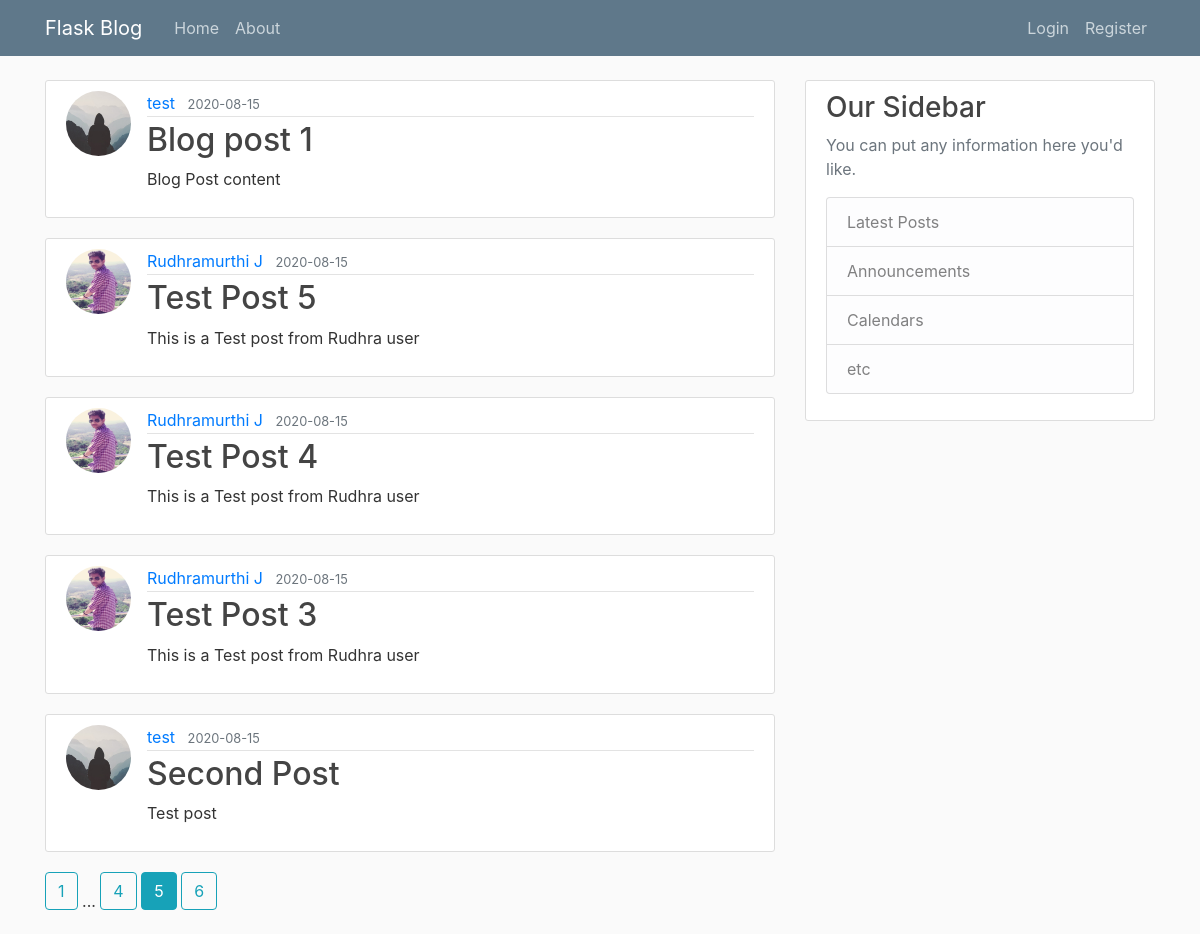
/home?page=5, run on the app's committed database.
### flaskblog/models.py (models this page shows, shortened)
class Post(db.Model):
    id = db.Column(db.Integer, primary_key=True)
    title = db.Column(db.String(100), nullable=False)
    date_posted = db.Column(db.DateTime, nullable=False, default=datetime.utcnow)
    content = db.Column(db.Text, nullable=False)
    user_id = db.Column(db.Integer, db.ForeignKey('user.id'), nullable=False)

class User(db.Model, UserMixin):
    id = db.Column(db.Integer, primary_key=True)
    username = db.Column(db.String(20), unique=True, nullable=False)
    email = db.Column(db.String(120), unique=True, nullable=False)
    image_file = db.Column(db.String(20), nullable=False, default='default.jpg')
    password = db.Column(db.String(60), nullable=False)
    posts = db.relationship('Post', backref='author', lazy=True)

### flaskblog/routes.py (the view)
@app.route('/')
@app.route('/home')
def home():
    page = request.args.get('page', 1, type=int)
    posts = Post.query.order_by(Post.date_posted.desc()).paginate(page=page, per_page=5)
    return render_template("home.html", posts=posts)

### flaskblog/Templates/home.html
{% extends "layout.html" %}
{% block content %}
    {% for post in posts.items %}
        <article class="media content-section">
          <img class="rounded-circle article-img" src="{{url_for('static', filename='profile_pics/' + post.author.image_file)}}">
          <div class="media-body">
            <div class="article-metadata">
              <a class="mr-2" href="{{url_for('user_posts', username=post.author.username)}}">{{ post.author.username }}</a>
              <small class="text-muted">{{ post.date_posted.strftime('%Y-%m-%d') }}</small>
            </div>
            <h2><a class="article-title" href="{{url_for('post', post_id=post.id)}}">{{ post.title }}</a></h2>
            <p class="article-content">{{ post.content }}</p>
          </div>
        </article>
    {% endfor %}
    {% for page_num in posts.iter_pages(left_edge=1, right_edge=1, left_current=1, right_current=2) %}
        {% if page_num %}
            {% if posts.page == page_num %}
                <a class="btn btn-info mb-4" href="{{url_for('home', page=page_num)}}">{{page_num}}</a>
            {% else %}
                <a class="btn btn-outline-info mb-4" href="{{url_for('home', page=page_num)}}">{{page_num}}</a>
            {% endif %}
        {% else %}
            ...
        {% endif %}
    {% endfor %}
{% endblock content %}

### flaskblog/static/main.css (style rules this page uses)
body { background: #fafafa; color: #333333; margin-top: 5rem; }
h1, h2, h3, h4, h5, h6 { color: #444444; }
.content-section { background: #ffffff; padding: 10px 20px; border: 1px solid #dddddd; border-radius: 3px; margin-bottom: 20px; }
.article-title { color: #444444; }
.article-content { white-space: pre-line; }
.article-img { height: 65px; width: 65px; margin-right: 16px; }
.article-metadata { padding-bottom: 1px; margin-bottom: 4px; border-bottom: 1px solid #e3e3e3 }

### data on the page
Post: image_file (placeholder picture), author.username "test", date_posted "2020-08-15", title "Blog post 1", content "Blog Post content"
Post: image_file (picture), author.username "Rudhramurthi J", date_posted "2020-08-15", title "Test Post 5", content "This is a Test post from Rudhra user"
Post: image_file (picture), author.username "Rudhramurthi J", date_posted "2020-08-15", title "Test Post 4", content "This is a Test post from Rudhra user"
Post: image_file (picture), author.username "Rudhramurthi J", date_posted "2020-08-15", title "Test Post 3", content "This is a Test post from Rudhra user"
Post: image_file (placeholder picture), author.username "test", date_posted "2020-08-15", title "Second Post", content "Test post"

### other printed values
{{ page_num }} "1" "4" "6"
{{ page_num }} "5"
